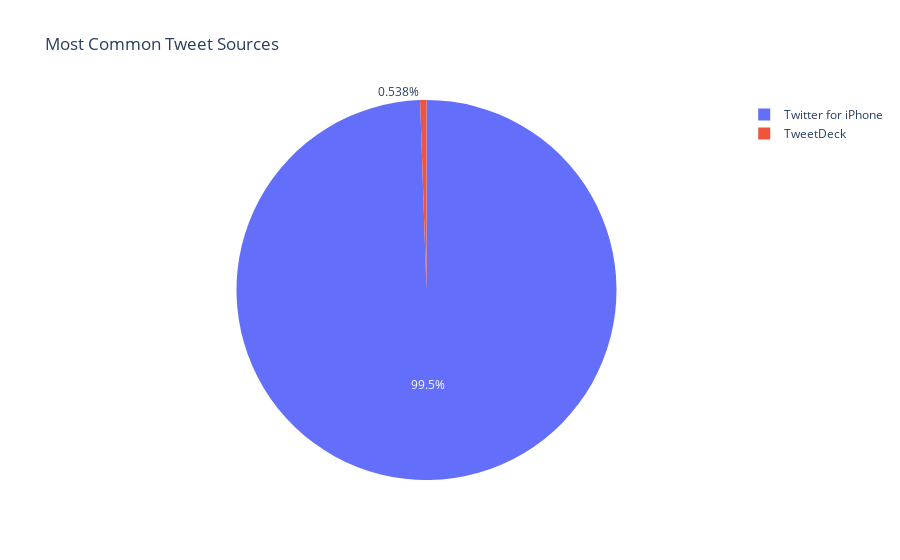

Notebook code cell kept with this figure:
### Code cell
# Create pie chart
#most common tweets sources
fig = px.pie(most_source, values='count', names='source', title='Most Common Tweet Sources')
fig.show()

### Figure 1 — Plotly figure (JSON) as saved in the notebook; plotly's stock layout.template omitted (floating-point values rounded to 4 significant figures)
{"data": [{"domain": {"x": [0, 1], "y": [0, 1]}, "hovertemplate": "source=%{label}<br>count=%{value}<extra></extra>", "labels": ["Twitter for iPhone", "TweetDeck"], "legendgroup": "", "name": "", "showlegend": true, "type": "pie", "values": [185, 1]}], "layout": {"legend": {"tracegroupgap": 0}, "title": {"text": "Most Common Tweet Sources"}}}
